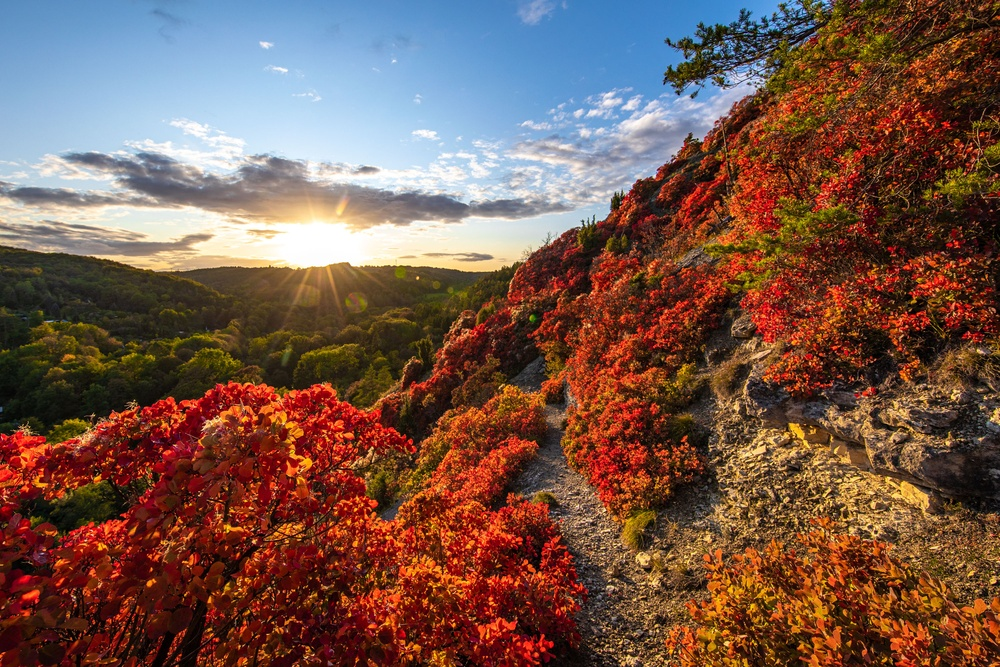
#> input picture module_1/images/test.jpg, 1000 x 667 px, shrunk from 3000 x 2000 before the run
$ python blurring.py --image ../images/test.jpg
#> lines starting #> are read from the running program, lines starting #| are printed output that depends on the picture
# import the necessary packages
import argparse
import cv2
# construct the argument parser and parse the arguments
ap = argparse.ArgumentParser()
ap.add_argument("-i", "--image", required=True, help="Path to the image")
args = vars(ap.parse_args())
# load the image, display it, and initialize the list of kernel sizes
image = cv2.imread(args["image"])
#> image is the input picture: shape (667, 1000, 3); mean B, G, R 74.6, 86.1, 117.8
cv2.imshow("Original", image)
kernelSizes = [(3, 3), (9, 9), (15, 15)]

# loop over all kernels and apply a "blurring" operation to the image
for (kX, kY) in kernelSizes:
    blurred = cv2.blur(image, (kX, kY))
    cv2.imshow('Average: ({}, {})'.format(kX, kY), blurred)
    cv2.waitKey(0)
#> this loop made 3 passes
#> pass 2, `blurred = cv2.blur(image, (kX, kY))`:
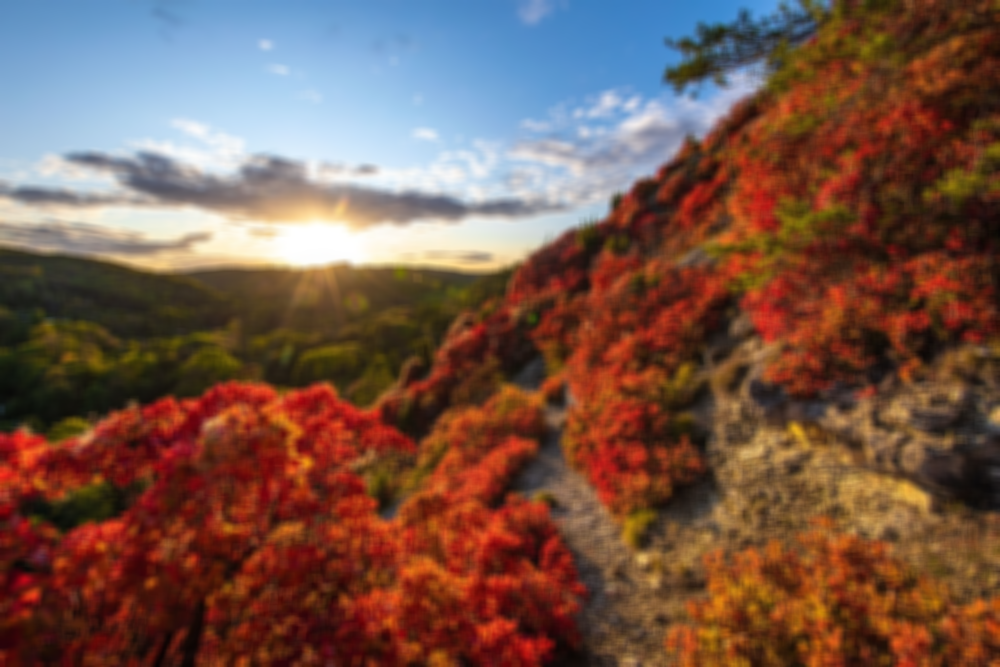
#> blurred: shape (667, 1000, 3); mean B, G, R 74.6, 86.1, 117.8
#> pass 3, `blurred = cv2.blur(image, (kX, kY))`:
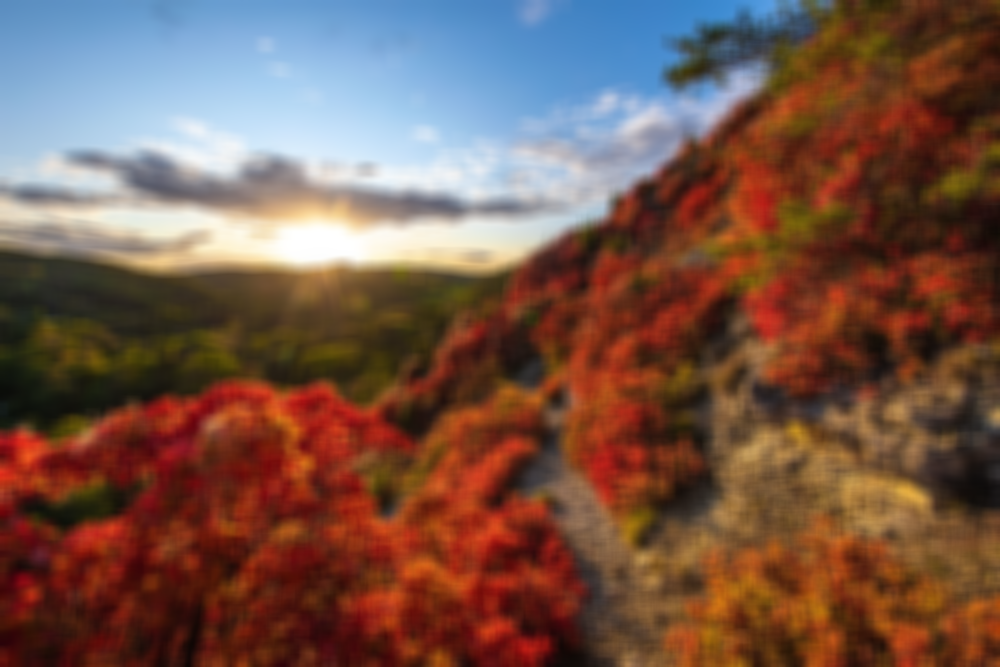
#> blurred: shape (667, 1000, 3); mean B, G, R 74.6, 86.1, 117.9

# close all windows to cleanup the screen
cv2.destroyAllWindows()
cv2.imshow("Original", image)

# loop over all kernels and apply a "gaussian blur" operation to the image
for (kX, kY) in kernelSizes:
    gaussian = cv2.GaussianBlur(image,(kX, kY), 0)
    cv2.imshow('Gaussian: ({}, {})'.format(kX, kY), gaussian)
    cv2.waitKey(0)

# close all windows to cleanup the screen
cv2.destroyAllWindows()
cv2.imshow("Original", image)

# loop over all kernels and apply a "median blur" operation to the image
for k in (3, 9, 15):
    median = cv2.medianBlur(image, k)
    cv2.imshow('Median blur: {}'.format(k), median)
    cv2.waitKey(0)
#> this loop made 3 passes
#> pass 2, `median = cv2.medianBlur(image, k)`:
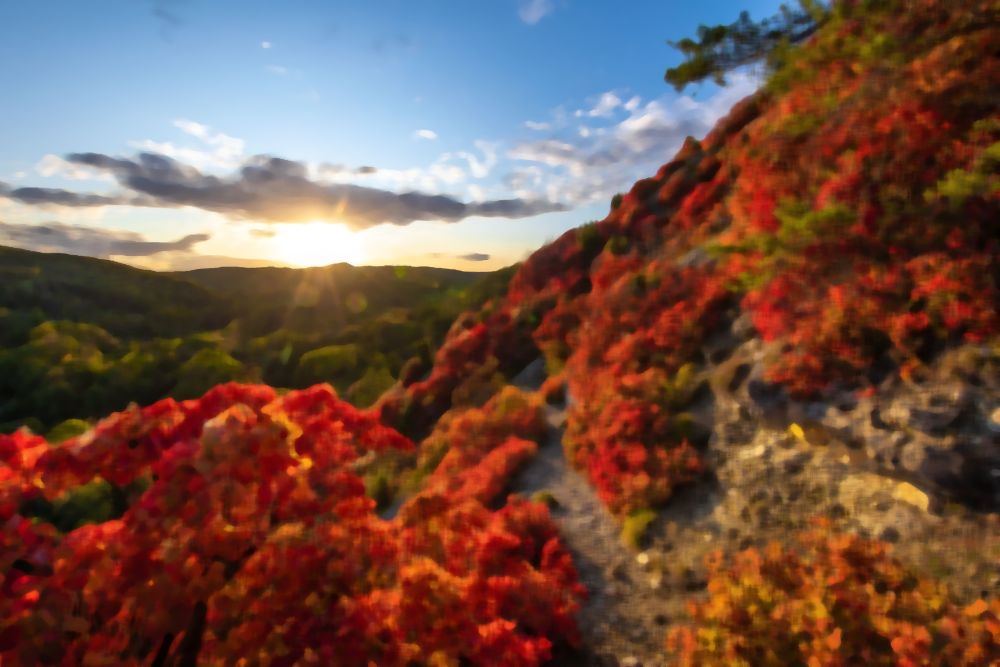
#> median: shape (667, 1000, 3); mean B, G, R 71.8, 82.8, 114.8
#> pass 3, `median = cv2.medianBlur(image, k)`:
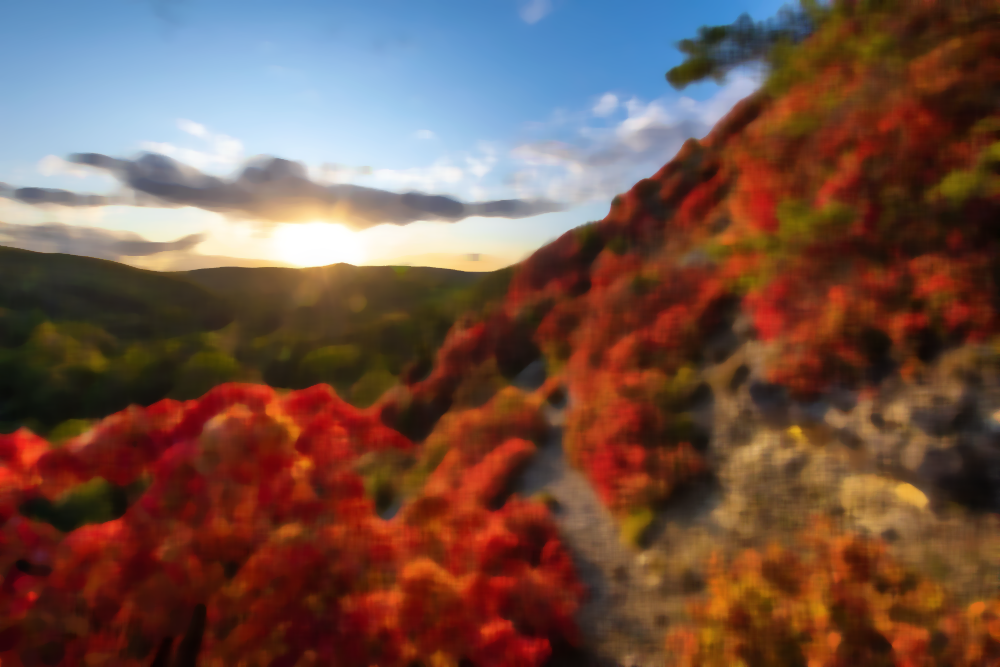
#> median: shape (667, 1000, 3); mean B, G, R 71.5, 82.1, 113.8

$ run again, on module_1/images/bricks.png
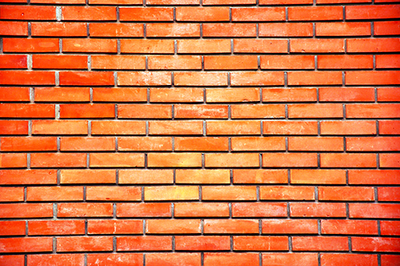
#> input picture module_1/images/bricks.png, 400 x 266 px
#> image is the input picture: shape (266, 400, 3); mean B, G, R 66.4, 117, 216.7
#> the loop `for (kX, kY) in kernelSizes:` made 3 passes
#> pass 1, `blurred = cv2.blur(image, (kX, kY))`:
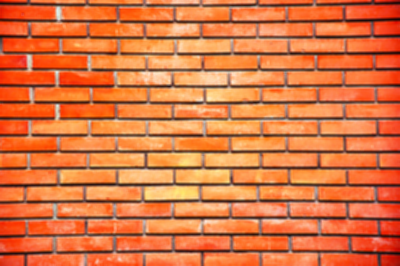
#> blurred: shape (266, 400, 3); mean B, G, R 66.4, 117, 216.7
#> the loop `for k in (3, 9, 15):` made 3 passes
#> pass 3, `median = cv2.medianBlur(image, k)`:
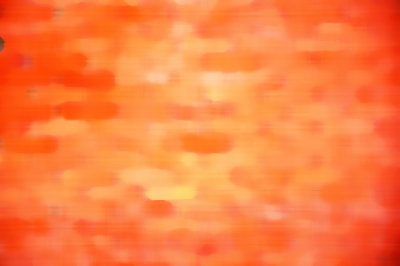
#> median: shape (266, 400, 3); mean B, G, R 65.7, 126.9, 251.7
